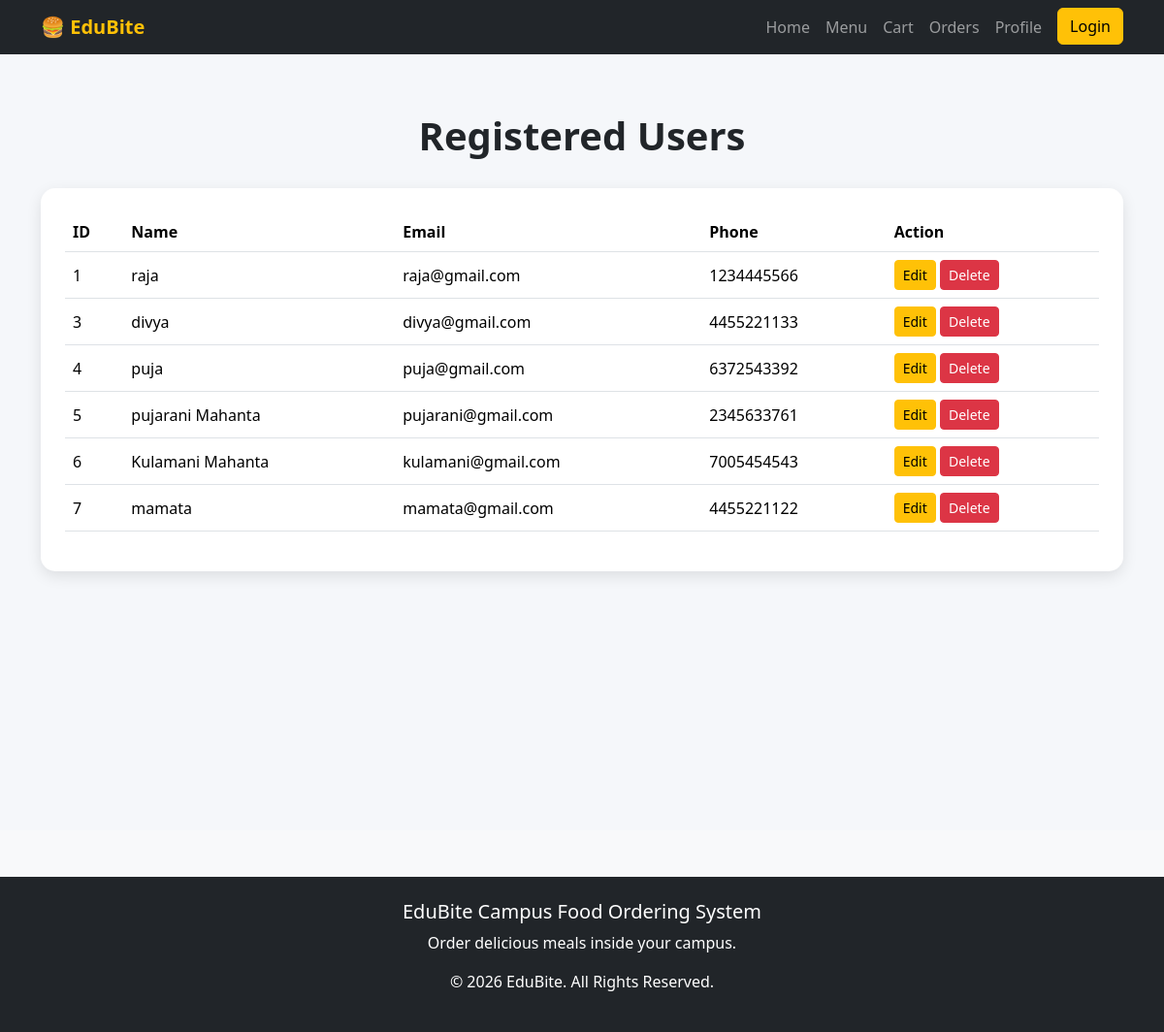
The page /viewdata/ on the database its author committed.
### anonymous/models.py (models this page shows, shortened)
class Register(models.Model):
    name = models.CharField(max_length=100)
    email = models.EmailField(unique=True)
    phone = models.CharField(max_length=15)
    password = models.CharField(max_length=100)

### anonymous/views.py (the view)
# urls.py: path('viewdata/', anoview.viewdata, name="viewdata"),
def viewdata(request):
    users = Register.objects.all()
    return render(request,"viewdata.html",{"users": users})

### anonymous/templates/viewdata.html
{% extends 'base.html' %}
{% block content %}
<section class="viewdata-section">
    <div class="container">
        <h1 class="page-title">
            Registered Users
        </h1>
        <div class="table-card">
            <table class="table table-hover">
                <thead>
                    <tr>
                        <th>ID</th>
                        <th>Name</th>
                        <th>Email</th>
                        <th>Phone</th>
                        <th>Action</th>
                    </tr>
                </thead>
                <tbody>
                    {% for user in users %}
                    <tr>
                        <td>{{ user.id }}</td>
                        <td>{{ user.name }}</td>
                        <td>{{ user.email }}</td>
                        <td>{{ user.phone }}</td>
                        <td>
                            <a href="/edit/{{ user.id }}/" class="btn btn-warning btn-sm">
                                Edit
                            </a>
                            <a href="/delete/{{ user.id }}/" class="btn btn-danger btn-sm" onclick="return confirm('Are you sure you want to delete this user?')">
                                Delete
                            </a>
                        </td>
                    </tr>
                    {% endfor %}
                </tbody>
            </table>
        </div>
    </div>
</section>
{% endblock %}

### anonymous/static/css/style.css (style rules this page uses)
* { margin:0; padding:0; box-sizing:border-box; }
body { background:#f8f9fa; }

### anonymous/static/css/viewdata.css (style rules this page uses)
.viewdata-section { min-height:100vh; padding:60px 0; background:#f5f7fa; }
.page-title { text-align:center; font-weight:700; margin-bottom:30px; }
.table-card { background:white; padding:25px; border-radius:15px; box-shadow:0 5px 15px rgba(0,0,0,0.1); }
.table thead { background:#212529; color:white; }
.table td, .table th { vertical-align:middle; }

### rows shown on the page
Register: id "1", name "raja", email "raja@gmail.com", phone "1234445566"
Register: id "3", name "divya", email "divya@gmail.com", phone "4455221133"
Register: id "4", name "puja", email "puja@gmail.com", phone "6372543392"
Register: id "5", name "pujarani Mahanta", email "pujarani@gmail.com", phone "2345633761"
Register: id "6", name "Kulamani Mahanta", email "kulamani@gmail.com", phone "7005454543"
Register: id "7", name "mamata", email "mamata@gmail.com", phone "4455221122"
